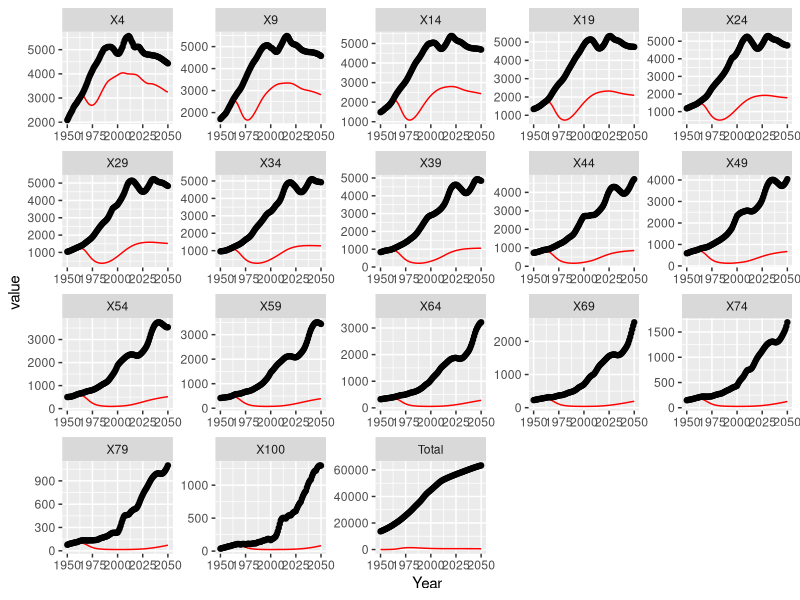

Generate this figure with R:
## Code for age structured TB model

## Age structure is based on http://kinglab.eeb.lsa.umich.edu/EEID/eeid/2011_eco/waifw.pdf

## Set working directory
setwd("C:/Users/TOM SUMMER/Documents/TIME_research/TeaTime")

## Load packages
library(deSolve)
library(reshape2)
library(ggplot2)

# Set up age structure
ages <- c(4,9,14,19,24,29,34,39,44,49,54,59,64,69,74,79,100) # upper end of age classes
num_ages <- length(ages) # calculates the number of age classes
da <- diff(c(0,ages)) # calculates the widths of age classes
da [1] <- da[1]+1 # add one year to first age group as start of group is birth (i.e. 0) not 1

## Initial conditions - 1950 population, 25% infected, 1% prevalence
UN_pop_age <- as.data.frame(read.table("SA_pop_age.txt",header=TRUE)) # Load UN Population data
temp <- c()
for (i in 1:num_ages){temp[i]<-UN_pop_age[1,i+1]}
yinit <- c(S=c(0.9999*temp),
           L_s_n=rep(0,num_ages),L_s_p=rep(0,num_ages),L_m_n=rep(0,num_ages),L_m_p=rep(0,num_ages),
           N_s_n=rep(0,num_ages),N_s_p=rep(0,num_ages),N_m_n=rep(0,num_ages),N_m_p=rep(0,num_ages),
           I_s_n=c(0.0001*temp),I_s_p=rep(0,num_ages),I_m_n=rep(0,num_ages),I_m_p=rep(0,num_ages))
s_index <- 1:num_ages
Lsn_index <- (num_ages+1):(2*num_ages)
Lsp_index <- (2*num_ages+1):(3*num_ages)
Lmn_index <- (3*num_ages+1):(4*num_ages)
Lmp_index <- (4*num_ages+1):(5*num_ages)
Nsn_index <- (5*num_ages+1):(6*num_ages)
Nsp_index <- (6*num_ages+1):(7*num_ages)
Nmn_index <- (7*num_ages+1):(8*num_ages)
Nmp_index <- (8*num_ages+1):(9*num_ages)
Isn_index <- (9*num_ages+1):(10*num_ages)
Isp_index <- (10*num_ages+1):(11*num_ages)
Imn_index <- (11*num_ages+1):(12*num_ages)
Imp_index <- (12*num_ages+1):(13*num_ages)

## Fertility
# Uses crude birth rate (per 1000 population) from UN pop for South Africa which has values for 5 year periods
# Puts these values at midpoint of period and interpolates between 
# 2010-2015 (2012.5) value based on medium fertility projection
birth_rate <- approxfun(x=seq(1952.5,2047.5,5),
                        y=c(44,42,41,38,38,36,34,31,27,25,24,22,21,20,18,17,17,16,15,14),rule=2)

## Survival
Survive_age <- as.data.frame(read.table("SA_survival_age.txt",header=TRUE)) # Load survival proportions calculated from life tables
# Proportion surviving from age 0 to 1 - used to determine entry to first age group
s_birth <- approxfun(x=Survive_age$Year,y=Survive_age$X1,rule=2)
# and to other ages
s5 <- approxfun(x=Survive_age$Year,y=Survive_age$X5,rule=2)
s10 <- approxfun(x=Survive_age$Year,y=Survive_age$X10,rule=2)
s15 <- approxfun(x=Survive_age$Year,y=Survive_age$X15,rule=2)
s20 <- approxfun(x=Survive_age$Year,y=Survive_age$X20,rule=2)
s25 <- approxfun(x=Survive_age$Year,y=Survive_age$X25,rule=2)
s30 <- approxfun(x=Survive_age$Year,y=Survive_age$X30,rule=2)
s35 <- approxfun(x=Survive_age$Year,y=Survive_age$X35,rule=2)
s40 <- approxfun(x=Survive_age$Year,y=Survive_age$X40,rule=2)
s45 <- approxfun(x=Survive_age$Year,y=Survive_age$X45,rule=2)
s50 <- approxfun(x=Survive_age$Year,y=Survive_age$X50,rule=2)
s55 <- approxfun(x=Survive_age$Year,y=Survive_age$X55,rule=2)
s60 <- approxfun(x=Survive_age$Year,y=Survive_age$X60,rule=2)
s65 <- approxfun(x=Survive_age$Year,y=Survive_age$X65,rule=2)
s70 <- approxfun(x=Survive_age$Year,y=Survive_age$X70,rule=2)
s75 <- approxfun(x=Survive_age$Year,y=Survive_age$X75,rule=2)
s80 <- approxfun(x=Survive_age$Year,y=Survive_age$X80,rule=2)

## To model the aging process, define a matrix to hold the rates of movement between age classes.
aging <- diag(-1/da) # This is aging out of class
aging[row(aging)-col(aging)==1] <- 1/head(da,-1) # This is movement into next class assuming 100% survival

# Parameter values

# Core natural history
beta = 10       # Contact rate
a = 0.115       # Proportion developing primary TB
p = 0.65        # Protection due to previous infection
v = 0.0001      # Reactivation rate
sig = 0.62      # Proportion smear positive
rel_inf = 0.22  # relative infectiousness of smear negative TB
theta = 0.015   # smear conversion rate
r = 0.2         # selfcure rate
mu_N = 0.2      # smear negative mortality
mu_I = 0.3      # smear positive mortality

# MDR
fit_cost = 0.7            # fitness cost for MDR
e = 0.014                 # MDR acquistion rate
g = fit_cost/(1+fit_cost) # superinfections 

# Care and control parameters - set up as functions to allow time variation

k_fun <- approxfun(x=c(1920,2200),y=c(0,0),rule=2)       # diagnositic rate (assummed to be the same for DS and MDR cases)         
ls_fun <- approxfun(x=c(1920,2200),y=c(0.7,0.7),rule=2)  # linkage to care (DS TB)
lm_fun <- approxfun(x=c(1920,2200),y=c(0,0),rule=2)      # linkage to care (MDR TB)
d_fun <- approxfun(x=c(1920,2200),y=c(0,0),rule=2)       # relative detection of smear negative cases
taus_fun <- approxfun(x=c(1920,2200),y=c(0,0),rule=2)    # treatment success for DS TB
taum_fun <- approxfun(x=c(1920,2200),y=c(0,0),rule=2)    # treatment success for MDR TB
effn_fun <- approxfun(x=c(1920,2200),y=c(0,0),rule=2)    # efficacy of first line treatment in new MDR cases
effp_fun <- approxfun(x=c(1920,2200),y=c(0,0),rule=2)    # efficacy of first line treatment in retreatment MDR cases
dstn_fun <- approxfun(x=c(1920,2200),y=c(0,0),rule=2)    # DST coverage in new TB cases
dstp_fun <- approxfun(x=c(1920,2200),y=c(0,0),rule=2)    # DST coverage in retreatment TB cases

## Now we can put the pieces together to write a simulator TB
ja.multistage.model <- function (t, x, ...) {

  # Notation
  # S: susceptible, L: Latently infected, N: Smear negative TB, I: Smear positive TB
  # s: drug, susceptible, m: drug resistant, n: treatment naive, p: previoulsy treated
  
  S <- x[s_index]
  Lsn <- x[Lsn_index]; Lsp <- x[Lsp_index]; Lmn <- x[Lmn_index]; Lmp <- x[Lmp_index]
  Nsn <- x[Nsn_index]; Nsp <- x[Nsp_index]; Nmn <- x[Nmn_index]; Nmp <- x[Nmp_index]
  Isn <- x[Isn_index]; Isp <- x[Isp_index]; Imn <- x[Imn_index]; Imp <- x[Imp_index]
  
  # create a vector of survial at time t
  surv <- c(s5(t),s10(t),s15(t),s20(t),s25(t),s30(t),s35(t),s40(t),s45(t),s50(t),s55(t),s60(t),s65(t),s70(t),s75(t),s80(t))
  aging_temp <- aging
  aging_temp[row(aging_temp)-col(aging_temp)==1] <- surv*1/head(da,-1)
  
  # Expressions for total populations - also want age group totals at some point
  Total_S <- sum(S)
  
  Total_L_DS <- sum(Lsn) + sum(Lsp)
  Total_L_MDR <- sum(Lmn) + sum(Lmp)
  Total_L <- Total_L_DS + Total_L_MDR
  
  Total_N_DS <- sum(Nsn) + sum(Nsp)
  Total_N_MDR <- sum(Nmn) + sum(Nmp)
  Total_N <- Total_N_DS + Total_N_MDR
  
  Total_I_DS <- sum(Isn) + sum(Isp)
  Total_I_MDR <- sum(Imn) + sum(Imp)
  Total_I <- Total_I_DS + Total_I_MDR
 
  Total_DS <- Total_N_DS + Total_I_DS
  Total_MDR <- Total_N_MDR + Total_I_MDR

  Total <- Total_S + Total_L + Total_N + Total_I
  
  # Expressions for force of infection acounting for reduced infectiousness of smear negative cases
  FS <- beta*(Total_N_DS*rel_inf + Total_I_DS)/Total # Susceptible
  FM <- fit_cost*beta*(Total_N_MDR*rel_inf + Total_I_MDR)/Total # Resistant
  
  # Get care and control values at time t
  k <- k_fun(t); d <- d_fun(t); l_s <- ls_fun(t); tau_s <- taus_fun(t)
  l_m <- lm_fun(t); tau_m <- taum_fun(t); eff_n <- effn_fun(t); eff_p <- effp_fun(t); dst_n <- dstn_fun(t); dst_p <- dstp_fun(t) 

  # Differential equations
  dSdt <- aging_temp%*%S - (FS + FM)*S

  dLsndt <- aging_temp%*%Lsn + FS*((1-a)*S + (1-a)*(1-p)*(1-g)*Lmn) - 
                               (v + FS*a*(1-p) + FM*a*(1-p) + FM*(1-a)*(1-p)*g)*Lsn + 
                               r*(Isn + Nsn) 

  dLspdt <- aging_temp%*%Lsp + FS*(1-a)*(1-p)*(1-g)*Lmp - 
                               (v + FS*a*(1-p) + FM*a*(1-p) + FM*(1-a)*(1-p)*g)*Lsp + 
                               r*(Isp + Nsp) + k*l_s*(1-e)*tau_s*(Isn + Isp) + k*l_s*(1-e)*tau_s*d*(Nsn + Nsp) 

  dLmndt <- aging_temp%*%Lmn + FM*((1-a)*S + (1-a)*(1-p)*g*Lsn) - 
                               (v + FM*a*(1-p) + FS*a*(1-p) + FS*(1-a)*(1-p)*(1-g))*Lmn + 
                               r*(Imn + Nmn)

  dLmpdt <- aging_temp%*%Lmp + FM*(1-a)*(1-p)*g*Lsp - 
                               (v + FM*a*(1-p) + FS*a*(1-p) + FS*(1-a)*(1-p)*(1-g))*Lmp + 
                               r*(Imp + Nmp) + 
                               k*(l_m*dst_n*tau_m + l_s*(1-dst_n)*tau_s*eff_n)*(Imn + d*Nmn) + 
                               k*(l_m*dst_p*tau_m + l_s*(1-dst_p)*tau_s*eff_p)*(Imp + d*Nmp)

  dNsndt <- aging_temp%*%Nsn + (v*(1-sig) + FS*a*(1-p)*(1-sig))*Lsn + 
                               FS*a*(1-sig)*(S + (1-p)*Lmn) - 
                               (theta + r + k*l_s*d + mu_N)*Nsn

  dNspdt <- aging_temp%*%Nsp + (v*(1-sig) + FS*a*(1-p)*(1-sig))*Lsp + 
                               FS*a*(1-sig)*(1-p)*Lmp - 
                               (theta + r + k*l_s*d*(1-e)*tau_s + k*l_s*d*e + mu_N)*Nsp + 
                               k*l_s*d*(1-e)*(1-tau_s)*Nsn

  dNmndt <- aging_temp%*%Nmn + (v*(1-sig) + FM*a*(1-p)*(1-sig))*Lmn + 
                               FM*a*(1-sig)*(S + (1-p)*Lsn) - 
                               (theta + r + k*l_m*d*dst_n + k*l_s*d*(1-dst_n) + mu_N)*Nmn
  

  dNmpdt <- aging_temp%*%Nmp + (v*(1-sig) + FM*a*(1-p)*(1-sig))*Lmp + 
                               FM*a*(1-sig)*(1-p)*Lsp - 
                               (theta + r + k*l_m*d*dst_p*tau_m + k*l_s*d*(1-dst_p)*tau_s*eff_p + mu_N)*Nmp + 
                               k*l_s*d*e*(Nsn + Nsp) + (k*l_m*d*dst_n*(1-tau_m) + k*l_s*d*(1-dst_n)*(1-(tau_s*eff_n)))*Nmn

  dIsndt <- aging_temp%*%Isn + (v*sig + FS*a*sig*(1-p))*Lsn + 
                               FS*a*sig*S + FS*a*(1-p)*sig*Lmn + 
                               theta*Nsn - (r + k*l_s + mu_I)*Isn

  dIspdt <- aging_temp%*%Isp + (v*sig + FS*a*sig*(1-p))*Lsp + 
                               FS*a*sig*(1-p)*Lmp + theta*Nsp + 
                               k*l_s*(1-e)*(1-tau_s)*Isn - 
                               (r + k*l_s*(1-e)*tau_s + k*l_s*e + mu_I)*Isp

  dImndt <- aging_temp%*%Imn + (v*sig + FM*a*sig*(1-p))*Lmn + 
                               FM*a*sig*S + FM*a*(1-p)*sig*Lsn + 
                               theta*Nmn - (r + k*l_m*dst_n + k*l_s*(1-dst_n) + mu_I)*Imn

  dImpdt <- aging_temp%*%Imp + (v*sig + FM*a*sig*(1-p))*Lmp + 
                               FM*a*sig*(1-p)*Lsp + theta*Nmp + 
                               (k*l_m*dst_n*(1-tau_m) + k*l_s*(1-dst_n)*(1-(tau_s*eff_n)))*Imn + 
                               k*l_s*e*(Isn + Isp) - 
                               (r + k*l_m*dst_p*tau_m + k*l_s*(1-dst_p)*tau_s*eff_p + mu_I)*Imp                                                                   
  
  Births <- s_birth(t)*birth_rate(t)*Total/1000
  
  dSdt[1] <- dSdt[1]+s_birth(t)*birth_rate(t)*Total/1000
  
  list(c(dSdt,
         dLsndt,dLspdt,dLmndt,dLmpdt,
         dNsndt,dNspdt,dNmndt,dNmpdt,
         dIsndt,dIspdt,dImndt,dImpdt),
         FM=FM,FS=FS,Births=Births,
         Total=Total,Total_S=Total_S,Total_L=Total_L,
         Total_I=Total_I,Total_N=Total_N,Total_DS=Total_DS,Total_MDR=Total_MDR)
}

# And run it
system.time(sol <- ode(y=yinit,times=seq(1950,2250,by=1),func=ja.multistage.model))

## Plot populations in each age group over time

# add total to data and convert to long format
UN_pop_age_t <- cbind(UN_pop_age,rowSums(UN_pop_age[,2:18]))
colnames(UN_pop_age_t) <- c(colnames(UN_pop_age),"Total")
temp_data <- melt(UN_pop_age_t,id="Year")

# then turn the model output into long format
temp_model <- as.data.frame(sol[,1:19])
colnames(temp_model) <- colnames(UN_pop_age_t)
temp_model <- melt(temp_model,id="Year")

# and plot
plot_temp <- ggplot(temp_model,aes(x=Year,y=value))+
                    geom_line(colour="red")+
                    geom_point(data=temp_data,aes(x=Year,y=value))+
                    facet_wrap(~variable,scales="free")+
                    xlim(c(1950,2050))
